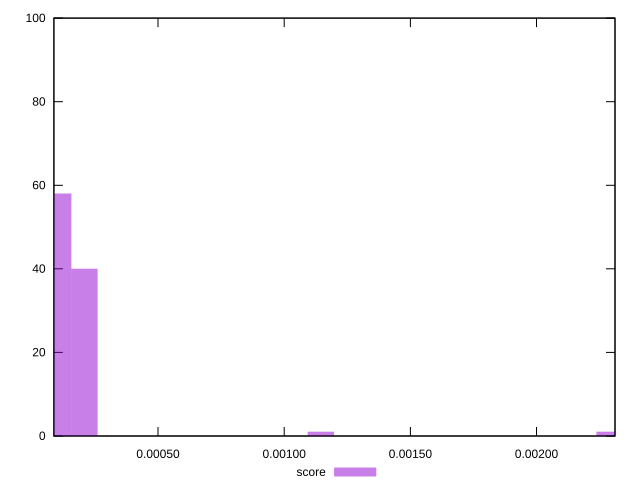

Generate this figure with gnuplot:
reset
set terminal svg size 640, 490 enhanced background rgb 'white'
set output "reprap/largest-contentful-paint/samples/pages+cached/score/histogram.svg"

$score <<EOF
0.0010843312493128772 1
0.002267238066745107 1
0.00019715113623870495 40
0.00009857556811935248 58
EOF

set key outside below
set boxwidth 0.00009857556811935248
set yrange [0:100]
set style fill transparent solid 0.5 noborder

plot \
  $score title "score" with boxes, \


reset
